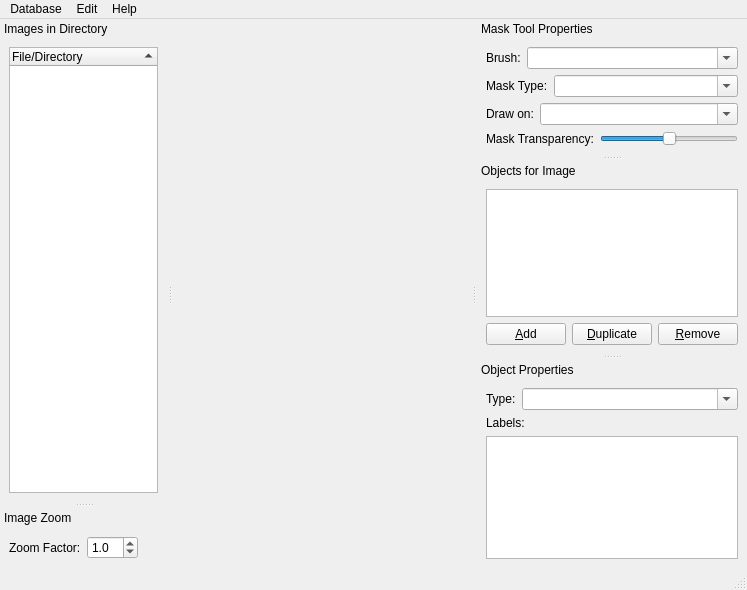
<?xml version="1.0" encoding="UTF-8"?>
<ui version="4.0">
 <class>MainWindow</class>
 <widget class="QMainWindow" name="MainWindow">
  <property name="geometry">
   <rect>
    <x>0</x>
    <y>0</y>
    <width>747</width>
    <height>590</height>
   </rect>
  </property>
  <property name="windowTitle">
   <string>ImageAnnotation</string>
  </property>
  <widget class="QWidget" name="centralwidget">
   <property name="minimumSize">
    <size>
     <width>0</width>
     <height>0</height>
    </size>
   </property>
  </widget>
  <widget class="QMenuBar" name="menubar">
   <property name="geometry">
    <rect>
     <x>0</x>
     <y>0</y>
     <width>747</width>
     <height>22</height>
    </rect>
   </property>
   <widget class="QMenu" name="menuHelp">
    <property name="title">
     <string>Help</string>
    </property>
    <addaction name="actionShortcutHelp"/>
   </widget>
   <widget class="QMenu" name="menuMenu">
    <property name="title">
     <string>Database</string>
    </property>
    <addaction name="actionOpenDir"/>
    <addaction name="separator"/>
    <addaction name="actionQuit"/>
   </widget>
   <widget class="QMenu" name="menuEdit">
    <property name="title">
     <string>Edit</string>
    </property>
    <addaction name="actionUndo"/>
    <addaction name="actionRedo"/>
   </widget>
   <addaction name="menuMenu"/>
   <addaction name="menuEdit"/>
   <addaction name="menuHelp"/>
  </widget>
  <widget class="QStatusBar" name="statusbar"/>
  <widget class="QDockWidget" name="imgDockWidget">
   <property name="sizePolicy">
    <sizepolicy hsizetype="Preferred" vsizetype="Preferred">
     <horstretch>0</horstretch>
     <verstretch>0</verstretch>
    </sizepolicy>
   </property>
   <property name="features">
    <set>QDockWidget::NoDockWidgetFeatures</set>
   </property>
   <property name="windowTitle">
    <string>Images in Directory</string>
   </property>
   <attribute name="dockWidgetArea">
    <number>1</number>
   </attribute>
   <widget class="QWidget" name="imgDockWidgetContents">
    <layout class="QGridLayout">
     <item row="0" column="0">
      <widget class="QTreeWidget" name="imgTreeWidget">
       <property name="sizePolicy">
        <sizepolicy hsizetype="Ignored" vsizetype="Expanding">
         <horstretch>0</horstretch>
         <verstretch>0</verstretch>
        </sizepolicy>
       </property>
       <property name="selectionMode">
        <enum>QAbstractItemView::ExtendedSelection</enum>
       </property>
       <property name="indentation">
        <number>20</number>
       </property>
       <property name="uniformRowHeights">
        <bool>true</bool>
       </property>
       <property name="sortingEnabled">
        <bool>true</bool>
       </property>
       <column>
        <property name="text">
         <string>File/Directory</string>
        </property>
       </column>
      </widget>
     </item>
    </layout>
   </widget>
  </widget>
  <widget class="QDockWidget" name="zoomDockWidget">
   <property name="sizePolicy">
    <sizepolicy hsizetype="Preferred" vsizetype="Fixed">
     <horstretch>0</horstretch>
     <verstretch>0</verstretch>
    </sizepolicy>
   </property>
   <property name="features">
    <set>QDockWidget::NoDockWidgetFeatures</set>
   </property>
   <property name="windowTitle">
    <string>Image Zoom</string>
   </property>
   <attribute name="dockWidgetArea">
    <number>1</number>
   </attribute>
   <widget class="QWidget" name="zoomDockWidgetContents">
    <layout class="QVBoxLayout">
     <item>
      <layout class="QHBoxLayout">
       <item>
        <widget class="QLabel" name="zoomLabel">
         <property name="text">
          <string>Zoom Factor:</string>
         </property>
         <property name="buddy">
          <cstring>zoomSpinBox</cstring>
         </property>
        </widget>
       </item>
       <item>
        <widget class="QDoubleSpinBox" name="zoomSpinBox">
         <property name="decimals">
          <number>1</number>
         </property>
         <property name="minimum">
          <double>0.100000000000000</double>
         </property>
         <property name="maximum">
          <double>15.000000000000000</double>
         </property>
         <property name="singleStep">
          <double>0.500000000000000</double>
         </property>
         <property name="value">
          <double>1.000000000000000</double>
         </property>
        </widget>
       </item>
       <item>
        <spacer>
         <property name="orientation">
          <enum>Qt::Horizontal</enum>
         </property>
         <property name="sizeType">
          <enum>QSizePolicy::MinimumExpanding</enum>
         </property>
         <property name="sizeHint" stdset="0">
          <size>
           <width>20</width>
           <height>20</height>
          </size>
         </property>
        </spacer>
       </item>
      </layout>
     </item>
    </layout>
   </widget>
  </widget>
  <widget class="QDockWidget" name="toolDockWidget">
   <property name="sizePolicy">
    <sizepolicy hsizetype="Preferred" vsizetype="Fixed">
     <horstretch>0</horstretch>
     <verstretch>0</verstretch>
    </sizepolicy>
   </property>
   <property name="features">
    <set>QDockWidget::NoDockWidgetFeatures</set>
   </property>
   <property name="windowTitle">
    <string>Mask Tool Properties</string>
   </property>
   <attribute name="dockWidgetArea">
    <number>2</number>
   </attribute>
   <widget class="QWidget" name="objDockWidgetContents">
    <property name="sizePolicy">
     <sizepolicy hsizetype="Preferred" vsizetype="Preferred">
      <horstretch>0</horstretch>
      <verstretch>0</verstretch>
     </sizepolicy>
    </property>
    <layout class="QVBoxLayout">
     <item>
      <layout class="QHBoxLayout">
       <item>
        <widget class="QLabel" name="label_4">
         <property name="text">
          <string>Brush:</string>
         </property>
         <property name="buddy">
          <cstring>brushSizeComboBox</cstring>
         </property>
        </widget>
       </item>
       <item>
        <widget class="QComboBox" name="brushSizeComboBox">
         <property name="sizePolicy">
          <sizepolicy hsizetype="MinimumExpanding" vsizetype="Fixed">
           <horstretch>0</horstretch>
           <verstretch>0</verstretch>
          </sizepolicy>
         </property>
         <property name="editable">
          <bool>true</bool>
         </property>
         <property name="insertPolicy">
          <enum>QComboBox::NoInsert</enum>
         </property>
        </widget>
       </item>
      </layout>
     </item>
     <item>
      <layout class="QHBoxLayout">
       <item>
        <widget class="QLabel" name="label_5">
         <property name="text">
          <string>Mask Type:</string>
         </property>
         <property name="buddy">
          <cstring>maskTypeComboBox</cstring>
         </property>
        </widget>
       </item>
       <item>
        <widget class="QComboBox" name="maskTypeComboBox">
         <property name="sizePolicy">
          <sizepolicy hsizetype="MinimumExpanding" vsizetype="Fixed">
           <horstretch>0</horstretch>
           <verstretch>0</verstretch>
          </sizepolicy>
         </property>
         <property name="editable">
          <bool>true</bool>
         </property>
         <property name="insertPolicy">
          <enum>QComboBox::NoInsert</enum>
         </property>
        </widget>
       </item>
      </layout>
     </item>
     <item>
      <layout class="QHBoxLayout">
       <item>
        <widget class="QLabel" name="label_6">
         <property name="text">
          <string>Draw on:</string>
         </property>
         <property name="buddy">
          <cstring>drawOnTypeComboBox</cstring>
         </property>
        </widget>
       </item>
       <item>
        <widget class="QComboBox" name="drawOnTypeComboBox">
         <property name="sizePolicy">
          <sizepolicy hsizetype="MinimumExpanding" vsizetype="Fixed">
           <horstretch>0</horstretch>
           <verstretch>0</verstretch>
          </sizepolicy>
         </property>
         <property name="editable">
          <bool>true</bool>
         </property>
         <property name="insertPolicy">
          <enum>QComboBox::NoInsert</enum>
         </property>
        </widget>
       </item>
      </layout>
     </item>
     <item>
      <layout class="QHBoxLayout">
       <item>
        <widget class="QLabel" name="zoomLabel_2">
         <property name="text">
          <string>Mask Transparency:</string>
         </property>
         <property name="buddy">
          <cstring>transparencySlider</cstring>
         </property>
        </widget>
       </item>
       <item>
        <widget class="QSlider" name="transparencySlider">
         <property name="maximum">
          <number>10</number>
         </property>
         <property name="pageStep">
          <number>2</number>
         </property>
         <property name="value">
          <number>5</number>
         </property>
         <property name="sliderPosition">
          <number>5</number>
         </property>
         <property name="orientation">
          <enum>Qt::Horizontal</enum>
         </property>
        </widget>
       </item>
      </layout>
     </item>
    </layout>
   </widget>
  </widget>
  <widget class="QDockWidget" name="objDockWidget">
   <property name="sizePolicy">
    <sizepolicy hsizetype="Preferred" vsizetype="Preferred">
     <horstretch>0</horstretch>
     <verstretch>0</verstretch>
    </sizepolicy>
   </property>
   <property name="features">
    <set>QDockWidget::NoDockWidgetFeatures</set>
   </property>
   <property name="windowTitle">
    <string>Objects for Image</string>
   </property>
   <attribute name="dockWidgetArea">
    <number>2</number>
   </attribute>
   <widget class="QWidget" name="objDockWidgetContents1">
    <layout class="QGridLayout">
     <item row="0" column="0" colspan="3">
      <widget class="QListWidget" name="objListWidget">
       <property name="sizePolicy">
        <sizepolicy hsizetype="Ignored" vsizetype="Expanding">
         <horstretch>0</horstretch>
         <verstretch>0</verstretch>
        </sizepolicy>
       </property>
       <property name="selectionMode">
        <enum>QAbstractItemView::ExtendedSelection</enum>
       </property>
      </widget>
     </item>
     <item row="1" column="1">
      <widget class="QPushButton" name="duplicateObjButton">
       <property name="toolTip">
        <string>Duplicates the current object mask.</string>
       </property>
       <property name="text">
        <string>&amp;Duplicate</string>
       </property>
      </widget>
     </item>
     <item row="1" column="2">
      <widget class="QPushButton" name="delObjButton">
       <property name="toolTip">
        <string>Removes all selected object masks.</string>
       </property>
       <property name="text">
        <string>&amp;Remove</string>
       </property>
      </widget>
     </item>
     <item row="1" column="0">
      <widget class="QPushButton" name="addObjButton">
       <property name="toolTip">
        <string>Adds a new and empty object mask to the current image.</string>
       </property>
       <property name="text">
        <string>&amp;Add</string>
       </property>
      </widget>
     </item>
    </layout>
   </widget>
  </widget>
  <widget class="QDockWidget" name="propDockWidget">
   <property name="sizePolicy">
    <sizepolicy hsizetype="Preferred" vsizetype="Preferred">
     <horstretch>0</horstretch>
     <verstretch>0</verstretch>
    </sizepolicy>
   </property>
   <property name="features">
    <set>QDockWidget::NoDockWidgetFeatures</set>
   </property>
   <property name="windowTitle">
    <string>Object Properties</string>
   </property>
   <attribute name="dockWidgetArea">
    <number>2</number>
   </attribute>
   <widget class="QWidget" name="propDockWidgetContents">
    <layout class="QVBoxLayout">
     <item>
      <layout class="QHBoxLayout">
       <item>
        <widget class="QLabel" name="label_2">
         <property name="text">
          <string>Type:</string>
         </property>
         <property name="buddy">
          <cstring>objTypeComboBox</cstring>
         </property>
        </widget>
       </item>
       <item>
        <widget class="QComboBox" name="objTypeComboBox">
         <property name="sizePolicy">
          <sizepolicy hsizetype="MinimumExpanding" vsizetype="Fixed">
           <horstretch>0</horstretch>
           <verstretch>0</verstretch>
          </sizepolicy>
         </property>
         <property name="editable">
          <bool>true</bool>
         </property>
         <property name="insertPolicy">
          <enum>QComboBox::InsertAlphabetically</enum>
         </property>
        </widget>
       </item>
      </layout>
     </item>
     <item>
      <widget class="QLabel" name="label_3">
       <property name="text">
        <string>Labels:</string>
       </property>
       <property name="buddy">
        <cstring>tagListWidget</cstring>
       </property>
      </widget>
     </item>
     <item>
      <widget class="QListWidget" name="tagListWidget">
       <property name="sizePolicy">
        <sizepolicy hsizetype="Ignored" vsizetype="Expanding">
         <horstretch>0</horstretch>
         <verstretch>0</verstretch>
        </sizepolicy>
       </property>
       <property name="selectionMode">
        <enum>QAbstractItemView::MultiSelection</enum>
       </property>
      </widget>
     </item>
    </layout>
   </widget>
  </widget>
  <action name="actionOpenDir">
   <property name="text">
    <string>&amp;Open Directory Structure</string>
   </property>
   <property name="shortcut">
    <string>Ctrl+O</string>
   </property>
  </action>
  <action name="actionQuit">
   <property name="text">
    <string>&amp;Quit</string>
   </property>
   <property name="shortcut">
    <string>Ctrl+Q</string>
   </property>
  </action>
  <action name="actionShortcutHelp">
   <property name="text">
    <string>&amp;Shortcuts</string>
   </property>
  </action>
  <action name="actionCopyMask">
   <property name="text">
    <string>&amp;Copy Mask</string>
   </property>
   <property name="shortcut">
    <string>Ctrl+C</string>
   </property>
  </action>
  <action name="actionPasteMask">
   <property name="text">
    <string>&amp;Paste Mask</string>
   </property>
   <property name="shortcut">
    <string>Ctrl+V</string>
   </property>
  </action>
  <action name="actionUndo">
   <property name="enabled">
    <bool>false</bool>
   </property>
   <property name="text">
    <string>Undo</string>
   </property>
   <property name="shortcut">
    <string>Ctrl+Z</string>
   </property>
  </action>
  <action name="actionRedo">
   <property name="enabled">
    <bool>false</bool>
   </property>
   <property name="text">
    <string>Redo</string>
   </property>
   <property name="shortcut">
    <string>Ctrl+Shift+Z</string>
   </property>
  </action>
 </widget>
 <resources/>
 <connections/>
</ui>
